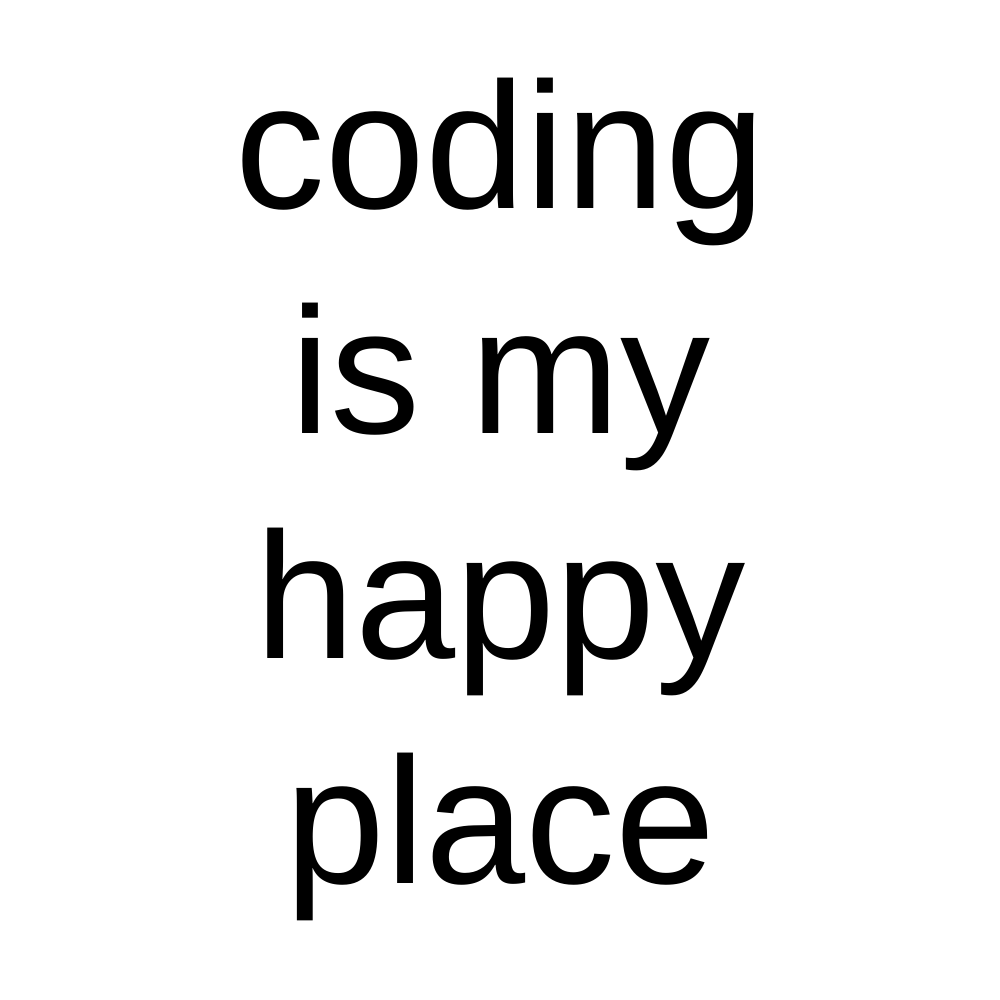
Frame 1 (no input)
Frame 60 (no input): identical to frame 1, image omitted
Frame 120 (the mouse pressed at the canvas centre since frame 60): identical to frame 1, image omitted

The p5.js sketch that drew this single still picture (run headless with seeded random() and noise() and a simulated clock; from frame 60 on, the mouse is pressed at the canvas centre):

// p5.js sketch
// ── sketch.js
//coding is my happy place; June, 2024. 

let t = "coding is my happy place";

let margin = 100; 

function setup() {
    createCanvas(1000, 1000);

    textSize(180); 
    textAlign (CENTER, CENTER); 
  }

  function draw(){
    background (255); 

    fill (0); 

    text (t, width/8, height/22, width-width/4, height-margin); 
  }

  
